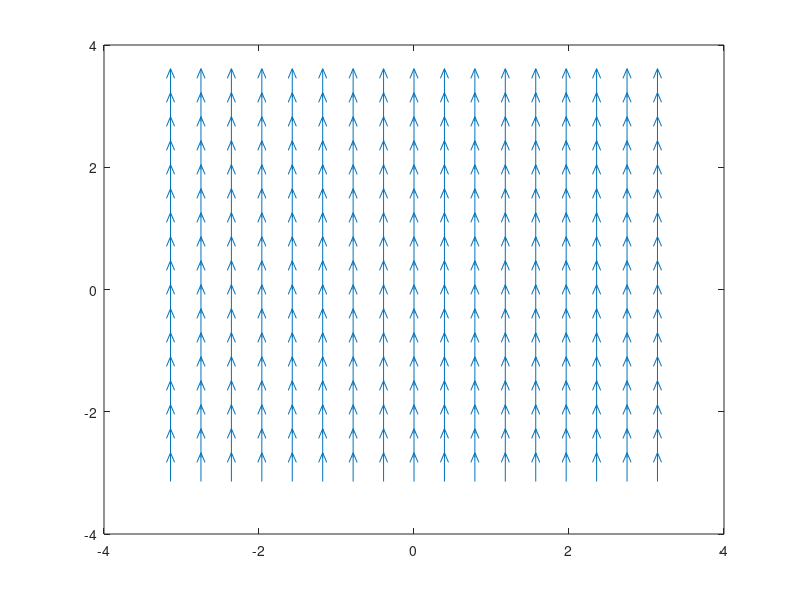

Here is the MATLAB script that generated this plot:
clear

x = -pi:pi/8:pi;
y = -pi:pi/8:pi;

[X, Y] = meshgrid(x, y);


%%

% U = sin(Y);
% V = cos(X);

U = zeros(size(X));
V = ones(size(Y));


%%


quiver(X, Y, U, V);
